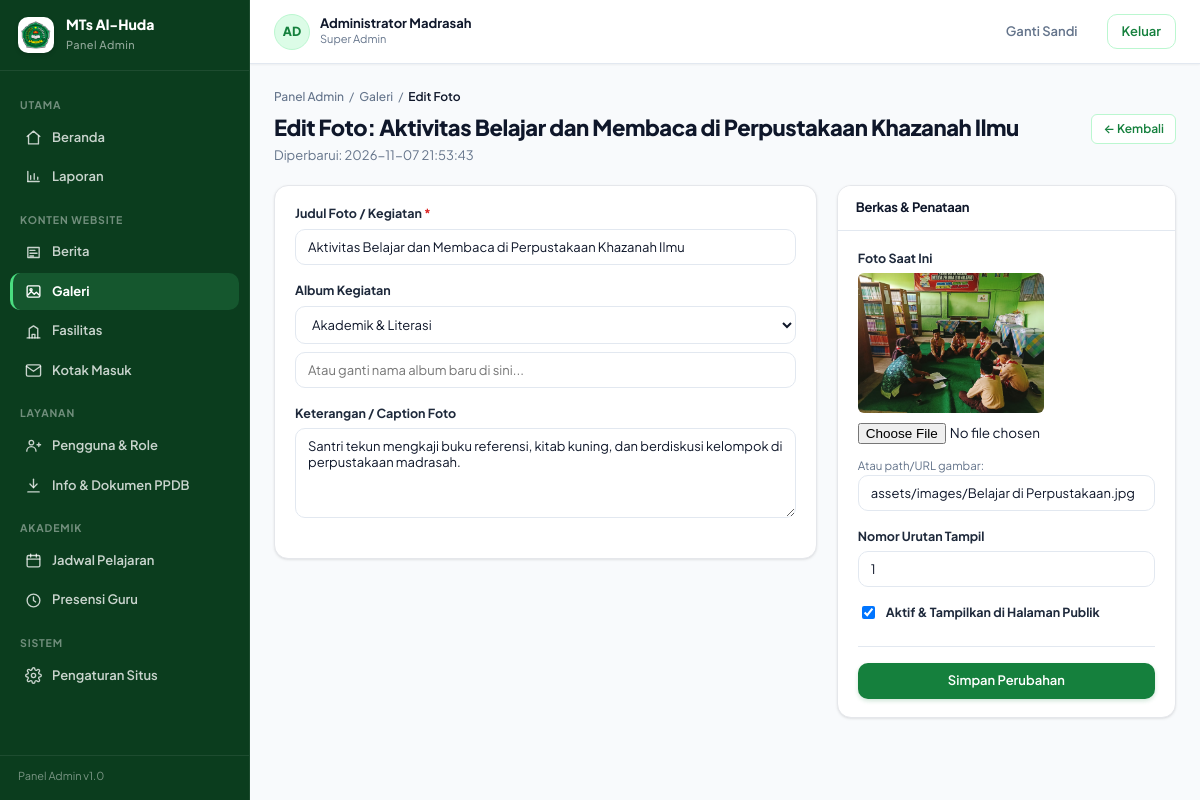
The app's page /admin/galeri/edit/1 (signed in) with its own data.
### tables this page shows
CREATE TABLE `pengguna` (
  `id` bigint unsigned NOT NULL AUTO_INCREMENT,
  `username` varchar(60) NOT NULL,
  `email` varchar(160) DEFAULT NULL,
  `password_hash` varchar(255) NOT NULL,
  `name` varchar(120) NOT NULL,
  `nama` varchar(120) DEFAULT NULL,
  `role` enum('admin','operator','kepala','guru','siswa') NOT NULL DEFAULT 'siswa',
  `role_label` varchar(50) DEFAULT NULL,
  `phone` varchar(30) DEFAULT NULL,
  `telepon` varchar(30) DEFAULT NULL,
  `avatar_path` varchar(255) DEFAULT NULL,
  `foto_url` varchar(255) DEFAULT NULL,
  `is_active` tinyint(1) NOT NULL DEFAULT '1',
  `must_change_password` tinyint(1) NOT NULL DEFAULT '0',
  `failed_login_attempts` tinyint unsigned NOT NULL DEFAULT '0',
  `locked_until` datetime DEFAULT NULL,
  `last_login_at` datetime DEFAULT NULL,
  `last_login_ip` varchar(45) DEFAULT NULL,
  `created_at` datetime NOT NULL DEFAULT CURRENT_TIMESTAMP,
  `updated_at` datetime NOT NULL DEFAULT CURRENT_TIMESTAMP ON UPDATE CURRENT_TIMESTAMP,
  `deleted_at` datetime DEFAULT NULL,
  PRIMARY KEY (`id`),
  UNIQUE KEY `uq_pengguna_username` (`username`),
  UNIQUE KEY `uq_pengguna_email` (`email`),
  KEY `idx_pengguna_role` (`role`,`is_active`)
);

CREATE TABLE `galeri` (
  `id` bigint unsigned NOT NULL AUTO_INCREMENT,
  `album` varchar(100) NOT NULL DEFAULT 'Kegiatan Madrasah',
  `title` varchar(200) NOT NULL,
  `judul` varchar(200) NOT NULL,
  `caption` text DEFAULT NULL,
  `keterangan` text DEFAULT NULL,
  `image_path` varchar(255) NOT NULL,
  `gambar` varchar(255) DEFAULT NULL,
  `sort_order` int NOT NULL DEFAULT '0',
  `is_active` tinyint(1) NOT NULL DEFAULT '1',
  `uploaded_by` bigint unsigned DEFAULT NULL,
  `created_at` datetime NOT NULL DEFAULT CURRENT_TIMESTAMP,
  `updated_at` datetime NOT NULL DEFAULT CURRENT_TIMESTAMP ON UPDATE CURRENT_TIMESTAMP,
  `deleted_at` datetime DEFAULT NULL,
  PRIMARY KEY (`id`),
  KEY `idx_galeri_album` (`album`),
  CONSTRAINT `fk_galeri_user` FOREIGN KEY (`uploaded_by`) REFERENCES `pengguna` (`id`) ON DELETE SET NULL ON UPDATE CASCADE
);

### app/Views/admin/galeri/edit.php (the view, shortened to what the rows shown need)
<?php
$item = $data['item'] ?? [];
$old = $data['old'] ?? [];
?>
<div class="breadcrumb">
    <a href="<?= base_url('admin') ?>">Panel Admin</a> / <a href="<?= base_url('admin/galeri') ?>">Galeri</a> / <b>Edit Foto</b>
</div>
<div class="page-head">
    <div>
        <h1>Edit Foto: <?= htmlspecialchars($item['title'] ?? '', ENT_QUOTES, 'UTF-8') ?></h1>
        <p>Diperbarui: <?= htmlspecialchars($item['updated_at'] ?? '', ENT_QUOTES, 'UTF-8') ?></p>
    </div>
    <div class="actions">
        <a class="btn btn-outline btn-sm" href="<?= base_url('admin/galeri') ?>">&larr; Kembali</a>
    </div>
</div>
<form method="post" action="<?= base_url('admin/galeri/update/' . $item['id']) ?>" enctype="multipart/form-data" class="form-grid">
    <div class="card card-pad">
        <div class="field">
            <label for="title">Judul Foto / Kegiatan <span class="req">*</span></label>
            <input type="text" id="title" name="title" value="<?= htmlspecialchars($old['title'] ?? $item['title'] ?? '', ENT_QUOTES, 'UTF-8') ?>" required>
        </div>
        <div class="field">
            <label for="album">Album Kegiatan</label>
            <?php $currAlbum = $old['album'] ?? $item['album'] ?? ''; ?>
            <select id="album" name="album" style="margin-bottom:8px">
                <?php foreach (($data['albums'] ?? []) as $alb): ?>
                    <option value="<?= htmlspecialchars($alb, ENT_QUOTES, 'UTF-8') ?>" <?= $currAlbum === $alb ? 'selected' : '' ?>><?= htmlspecialchars($alb, ENT_QUOTES, 'UTF-8') ?></option>
                <?php endforeach; ?>
            </select>
            <input type="text" name="new_album" value="<?= htmlspecialchars($old['new_album'] ?? '', ENT_QUOTES, 'UTF-8') ?>" placeholder="Atau ganti nama album baru di sini...">
        </div>
        <div class="field">
            <label for="caption">Keterangan / Caption Foto</label>
            <textarea id="caption" name="caption" style="min-height:90px"><?= htmlspecialchars($old['caption'] ?? $item['caption'] ?? '', ENT_QUOTES, 'UTF-8') ?></textarea>
        </div>
    </div>
    <div>
        <div class="card card-pad">
            <div class="card-head" style="margin:-18px -20px 18px;padding:12px 18px">
                <h3 style="font-size:13px">Berkas &amp; Penataan</h3>
            </div>
            <div class="field">
                <label>Foto Saat Ini</label>
                <?php if (!empty($item['image_path'])): ?>
                    <div style="margin-bottom:10px">
                        <img src="<?= base_url($item['image_path']) ?>" style="max-height:140px;border-radius:6px;object-fit:cover" alt="Foto">
                    </div>
                <?php endif; ?>
                <input type="file" name="image_file" accept="image/png,image/jpeg,image/webp" style="margin-bottom:8px">
                <div class="hint">Atau path/URL gambar:</div>
                <input type="text" name="image_path" value="<?= htmlspecialchars($old['image_path'] ?? $item['image_path'] ?? '', ENT_QUOTES, 'UTF-8') ?>">
            </div>
            <div class="field">
                <label for="sort_order">Nomor Urutan Tampil</label>
                <input type="number" id="sort_order" name="sort_order" value="<?= htmlspecialchars($old['sort_order'] ?? $item['sort_order'] ?? '0', ENT_QUOTES, 'UTF-8') ?>">
            </div>
            <div class="field">
                <?php $isActive = isset($old['is_active']) ? $old['is_active'] : ($item['is_active'] ?? 1); ?>
                <label style="display:flex;align-items:center;gap:8px;cursor:pointer">
                    <input type="checkbox" name="is_active" value="1" <?= (int) $isActive === 1 ? 'checked' : '' ?>>
                    <span>Aktif &amp; Tampilkan di Halaman Publik</span>
                </label>
            </div>
            <div style="margin-top:24px;border-top:1px solid var(--border);padding-top:16px">
                <button type="submit" class="btn btn-primary btn-block">Simpan Perubahan</button>
            </div>
        </div>
    </div>
</form>
<?php
$data['content'] = ob_get_clean();
require_once __DIR__ . '/../../layouts/admin.php';

### app/Views/layouts/admin.php (shortened to what the rows shown need)
<?php require_once __DIR__ . '/../../helpers.php'; ?>
<!DOCTYPE html>
<html lang="id">
<head>
    <link rel="stylesheet" href="<?= base_url('css/admin.css?v=' . (file_exists(__DIR__ . '/../../../public/css/admin.css') ? filemtime(__DIR__ . '/../../../public/css/admin.css') : '1.1')) ?>">
</head>
<body>
<div class="shell">
    <aside class="sidebar">
        <div class="side-brand">
            <img src="<?= base_url('assets/images/LOGO_MTS 1.png') ?>" alt="Logo MTs Al-Huda">
            <div>
                <b>MTs Al-Huda</b>
                <span>Panel Admin</span>
            </div>
        </div>
        <?php
        $currRoute = current_route();
        $routeParts = $currRoute === '' ? [] : explode('/', $currRoute);
        $currPage = $routeParts[1] ?? 'dashboard';
        $activeMenu = $data['active_menu'] ?? ($currPage === '' ? 'dashboard' : $currPage);
        ?>
        <nav class="side-nav">
            <div class="side-group">Utama</div>
            <a class="side-link <?= in_array($activeMenu, ['dashboard', 'admin', ''], true) ? 'on' : '' ?>" href="<?= base_url('admin') ?>">
                <svg viewBox="0 0 24 24"><path d="M3 10.5 12 3l9 7.5"/><path d="M5 9.5V21h14V9.5"/></svg>
                Beranda
            </a>
            <a class="side-link <?= $activeMenu === 'laporan' ? 'on' : '' ?>" href="<?= base_url('admin/laporan') ?>">
                <svg viewBox="0 0 24 24"><path d="M4 19V5"/><path d="M4 19h16"/><path d="M8 16v-5M13 16V8M18 16v-3"/></svg>
                Laporan
            </a>
            <div class="side-group">Konten Website</div>
            <a class="side-link <?= $activeMenu === 'berita' ? 'on' : '' ?>" href="<?= base_url('admin/berita') ?>">
                <svg viewBox="0 0 24 24"><path d="M4 5h16v14H4z"/><path d="M7 9h7M7 13h10M7 17h5"/></svg>
                Berita
            </a>
            <a class="side-link <?= $activeMenu === 'galeri' ? 'on' : '' ?>" href="<?= base_url('admin/galeri') ?>">
                <svg viewBox="0 0 24 24"><rect x="3" y="4" width="18" height="16" rx="2"/><circle cx="8.5" cy="9.5" r="1.5"/><path d="m4 17 5-5 4 4 3-3 4 4"/></svg>
                Galeri
            </a>
            <a class="side-link <?= $activeMenu === 'fasilitas' ? 'on' : '' ?>" href="<?= base_url('admin/fasilitas') ?>">
                <svg viewBox="0 0 24 24"><path d="M3 21h18"/><path d="M6 21V8l6-4 6 4v13"/><path d="M10 21v-5h4v5"/></svg>
                Fasilitas
            </a>
            <a class="side-link <?= $activeMenu === 'kontak' ? 'on' : '' ?>" href="<?= base_url('admin/kontak') ?>">
                <svg viewBox="0 0 24 24"><path d="M4 4h16c1.1 0 2 .9 2 2v12c0 1.1-.9 2-2 2H4c-1.1 0-2-.9-2-2V6c0-1.1.9-2 2-2z"/><polyline points="22,6 12,13 2,6"/></svg>
                Kotak Masuk
            </a>
            <div class="side-group">Layanan</div>
            <a class="side-link <?= $activeMenu === 'pengguna' ? 'on' : '' ?>" href="<?= base_url('admin/pengguna') ?>">
                <svg viewBox="0 0 24 24"><circle cx="9" cy="8" r="3.2"/><path d="M2.5 20a6.5 6.5 0 0 1 13 0"/><path d="M17 11h5M19.5 8.5v5"/></svg>
                Pengguna &amp; Role
            </a>
            <a class="side-link <?= $activeMenu === 'ppdb' ? 'on' : '' ?>" href="<?= base_url('admin/ppdb') ?>">
                <svg viewBox="0 0 24 24"><path d="M12 3v12"/><path d="m7 10 5 5 5-5"/><path d="M4 21h16"/></svg>
                Info &amp; Dokumen PPDB
            </a>
            <div class="side-group">Akademik</div>
            <a class="side-link <?= $activeMenu === 'jadwal' ? 'on' : '' ?>" href="<?= base_url('admin/jadwal') ?>">
                <svg viewBox="0 0 24 24"><rect x="3" y="5" width="18" height="16" rx="2"/><path d="M3 10h18M8 3v4M16 3v4"/></svg>
                Jadwal Pelajaran
            </a>
            <a class="side-link <?= $activeMenu === 'presensi' ? 'on' : '' ?>" href="<?= base_url('admin/presensi') ?>">
                <svg viewBox="0 0 24 24"><circle cx="12" cy="12" r="9"/><path d="M12 7v5l3 2"/></svg>
                Presensi Guru
            </a>
            <div class="side-group">Sistem</div>
            <a class="side-link <?= $activeMenu === 'pengaturan' ? 'on' : '' ?>" href="<?= base_url('admin/pengaturan') ?>">
                Pengaturan Situs
            </a>
        </nav>
        <div class="side-foot">Panel Admin v1.0</div>
    </aside>
    <div class="main">
        <header class="topbar">
            <div class="top-user">
                <div class="avatar"><?= htmlspecialchars(strtoupper(mb_substr((string) ($data['user']['name'] ?? 'A'), 0, 2)), ENT_QUOTES, 'UTF-8') ?></div>
                <div>
                    <b><?= htmlspecialchars((string) ($data['user']['name'] ?? ''), ENT_QUOTES, 'UTF-8') ?></b>
                    <span><?= htmlspecialchars((string) ($data['role'] ?? ''), ENT_QUOTES, 'UTF-8') ?></span>
                </div>
            </div>
            <a class="btn btn-ghost" href="<?= base_url('admin/ganti-sandi') ?>">Ganti Sandi</a>
            <form method="post" action="<?= base_url('admin/logout') ?>" style="margin:0">
                <button type="submit" class="btn btn-outline">Keluar</button>
            </form>
        </header>
        <div class="content">
            <?= $data['content'] ?>
        </div>
    </div>
</div>
</body>
</html>

### records on screen
pengguna: name "AD", name "Administrator Madrasah", role_label.title "Aktivitas Belajar dan Membaca di Perpustakaan Khazanah Ilmu", role_label.updated_at "2026-11-07 21:53:43", title "Aktivitas Belajar dan Membaca di Perpustakaan Khazanah Ilmu", album "Akademik & Literasi", caption "Santri tekun mengkaji buku referensi, kitab kuning, dan berdiskusi kelompok di perpustakaan madrasah.", role_label.image_path (picture), image_path "assets/images/Belajar di Perpustakaan.jpg", sort_order "1", role_label "☑"

### other values on screen
$data['role'] "Super Admin"
